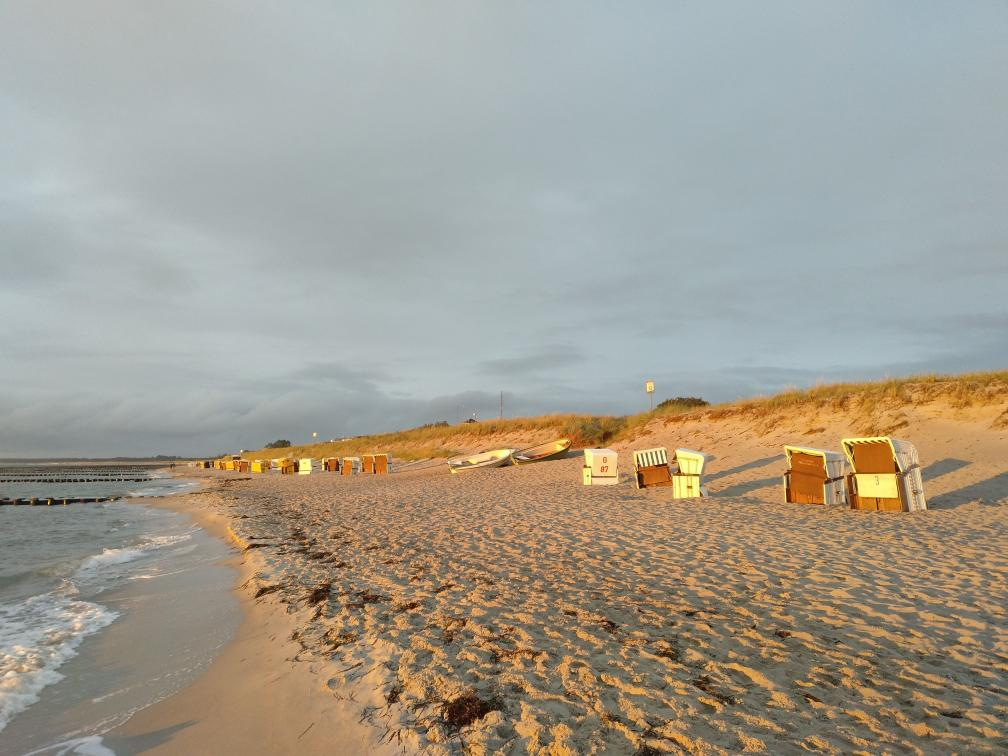
#> input picture lesson2/data/sea.jpg, 1008 x 756 px
$ jupyter execute Homework.ipynb
#> lines starting #> are read from the running program, lines starting #| are printed output that depends on the picture
# HOMEWORK 2
For this homework you will have to complete and implement the colour balancing for:
* Gray world algorithm
* Scale-by-max algorithm

You are free to use your own images. Experiment with more images and think about the effect each of the algorithms has on the resulting (balanced) image.

### Colour Balancing
In this notebook we will show different type of colour balancing making use of von Kries' hypothesis.

[cell 1]
import cv2
import numpy as np
from matplotlib import pyplot as plt
plt.rcParams['figure.figsize'] = [15, 5]

[cell 2]
img = cv2.imread('data/sea.jpg')
#> img is the input picture: shape (756, 1008, 3); mean B, G, R 144.1, 156.8, 162.3
img = cv2.cvtColor(img, cv2.COLOR_BGR2RGB)
plt.imshow(img)

### White patch
In white patch algorithm we choose a group of pixels we know they should be white. We then scale the resulting image colour channels by this white patch.

[cell 3]
# Define white patch and the coefficients
row, col = 485, 864
white = img[row, col, :]
#> white = [252, 242, 127]
coeffs = 255.0/white
#> coeffs = [1.01, 1.05, 2.01]

# Apply white balancing and generate balanced image
balanced = np.zeros_like(img, dtype=np.float32)
for channel in range(3):
    balanced[..., channel] = img[..., channel] * coeffs[channel]
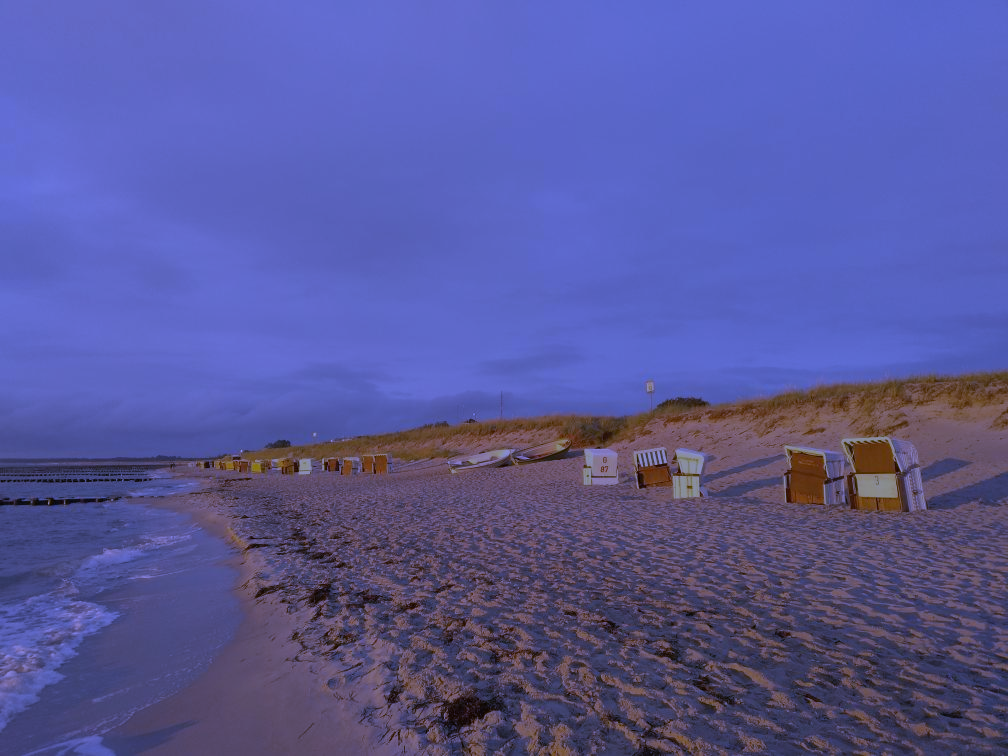
#> balanced: shape (756, 1008, 3) float32; mean R, G, B 164.2, 165.2, 289.2; drawn with min black and max white

# White patching does not guarantee that the dynamic range is preserved, images must be clipped.
balanced = balanced/255
balanced[balanced > 1] = 1

plt.subplot(121), plt.imshow(img)
plt.subplot(122), plt.imshow(balanced)
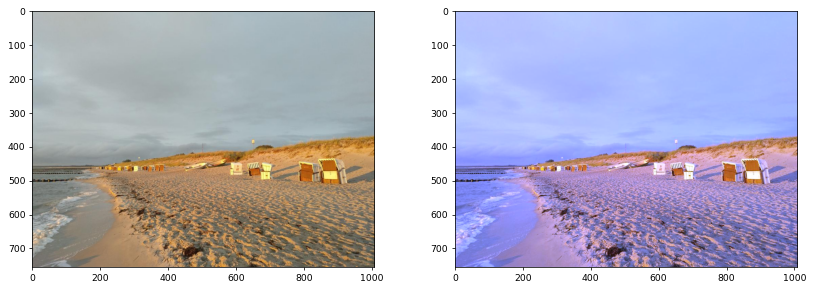
#> figure drawn by matplotlib, 2 panels

### Gray world
This algorithm assumes that a scene, on average, is gray.

[cell 4]
# Load your image
img = cv2.imread('data/dark.jpg')
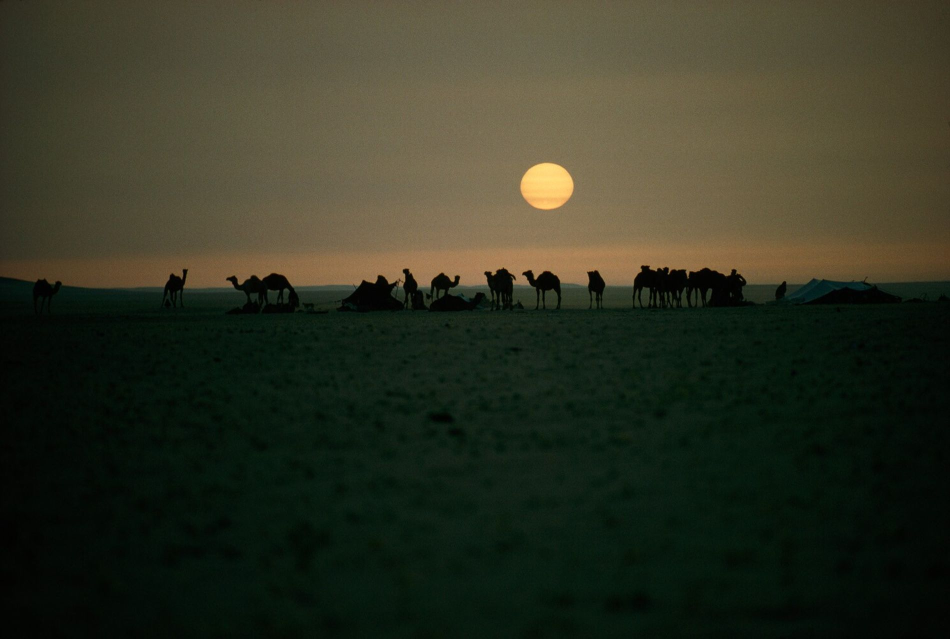
#> input picture lesson2/data/dark.jpg, 1900 x 1277 px (shown at 1/2 size)
#> img is the input picture: shape (1277, 1900, 3); mean B, G, R 34.6, 51.1, 48.2
img = cv2.cvtColor(img, cv2.COLOR_BGR2RGB)

# Compute the mean values for all three colour channels (red, green, blue)
mean_r = np.mean(img[:,:,0])
#> mean_r = 48.16
mean_g = np.mean(img[:,:,1])
#> mean_g = 51.07
mean_b = np.mean(img[:,:,2])
#> mean_b = 34.6

# Compute the coefficients kr, kg, kb
# Note: there are 3 coefficients to compute but we only have 2 equations.
# Therefore, you have to make an assumption, fix the value of one of the
# coefficients and compute the remining two
# Hint: You can fix the coefficient of the brightest colour channel to 1.
kr = mean_g/mean_r
#> kr = 1.06
kg = 1.0
kb = mean_g/mean_b
#> kb = 1.48

coeffs=[kr,kg,kb]
#> coeffs = [1.06, 1, 1.48]

# Apply color balancing and generate the balanced image
balanced = np.zeros_like(img, dtype=np.float32)
for channel in range(3):
    balanced[..., channel] = img[..., channel] * coeffs[channel]
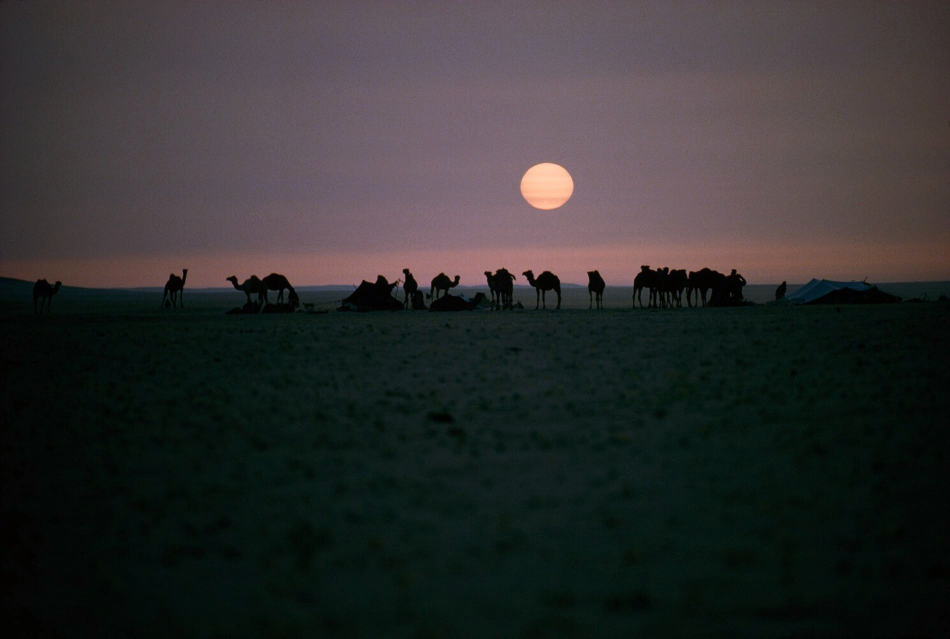
#> balanced: shape (1277, 1900, 3) float32 (shown at 1/2 size); mean R, G, B 51.2, 51.1, 51.1; drawn with min black and max white

balanced = balanced/255
balanced[balanced > 1] = 1


# Show the original and the balanced image side by side
plt.subplot(121), plt.imshow(img)
plt.subplot(122), plt.imshow(balanced)

### Scale-by-max
This is a straightforward algorithm that scales each colour channel by its maximum value. Note that it is sensitive to noise and saturations.

[cell 5]
# Load your image
img = cv2.imread('data/original.jpg')
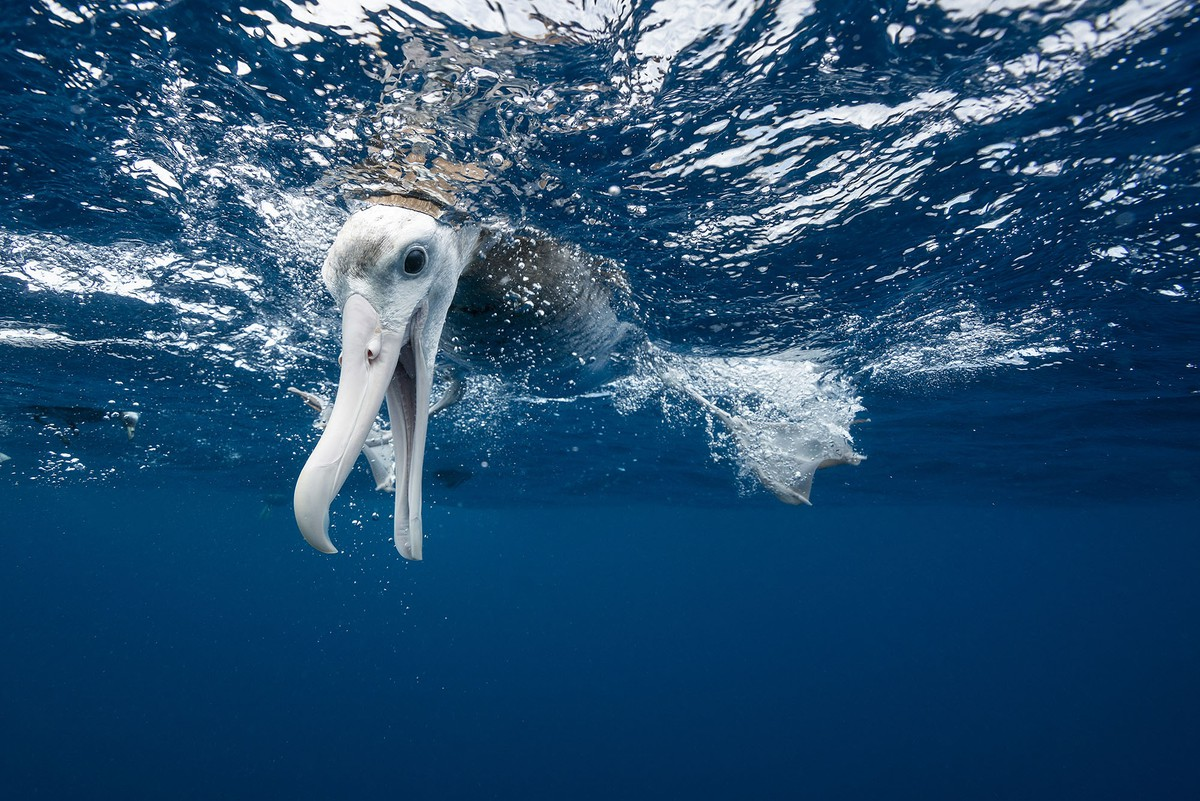
#> input picture lesson2/data/original.jpg, 1200 x 801 px
#> img is the input picture: shape (801, 1200, 3); mean B, G, R 112.3, 78.9, 39.4
img = cv2.cvtColor(img, cv2.COLOR_BGR2RGB)

# Compute the maximum values for all three colour channels (red, green, blue)
max_r = np.max(img[:,:,0])
#> max_r = 255
max_g = np.max(img[:,:,1])
#> max_g = 255
max_b = np.max(img[:,:,2])
#> max_b = 255

coeffs=[max_r,max_g, max_b]
#> coeffs = [255, 255, 255]

# Apply scale-by-max balancing and generate the balanced image
balanced = np.zeros_like(img, dtype=np.float32)
for channel in range(3):
    balanced[..., channel] = img[..., channel] * coeffs[channel]
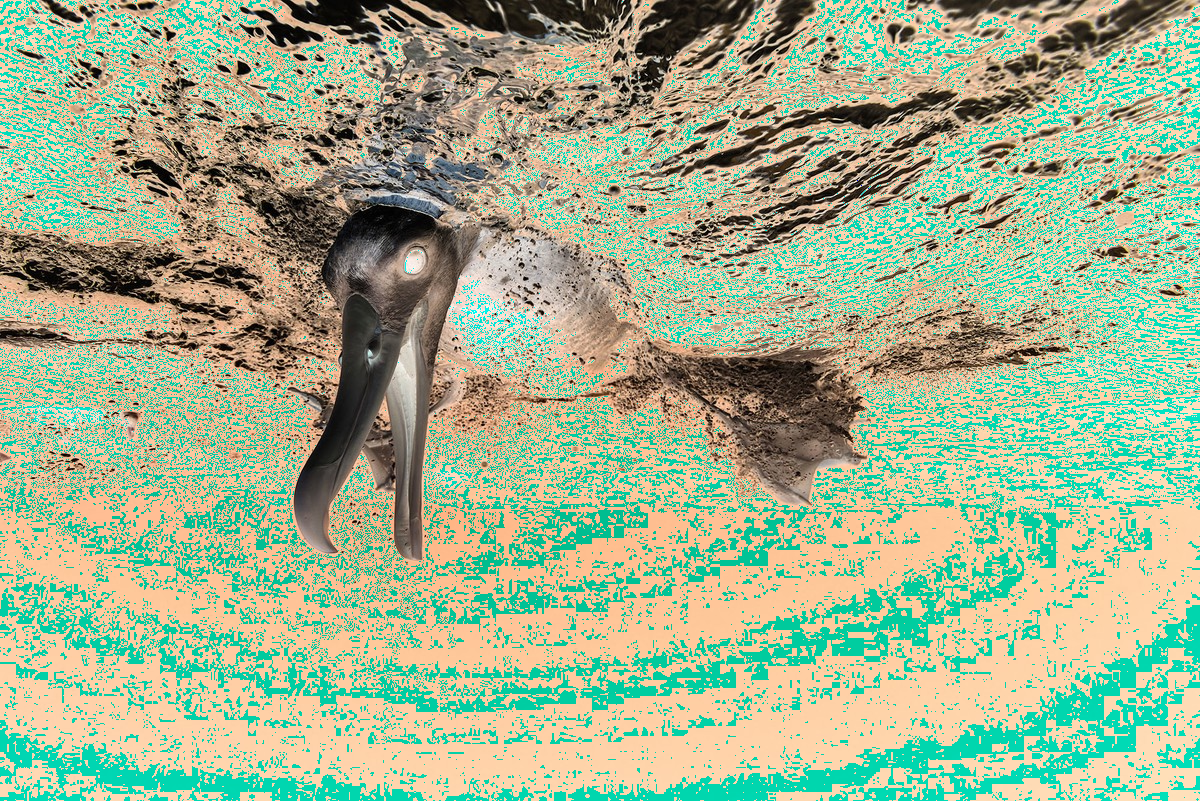
#> balanced: shape (801, 1200, 3) float32; mean R, G, B 162.3, 177, 143.7

balanced = balanced/255
balanced[balanced > 1] = 1


plt.subplot(121), plt.imshow(img)
plt.subplot(122), plt.imshow(balanced)
